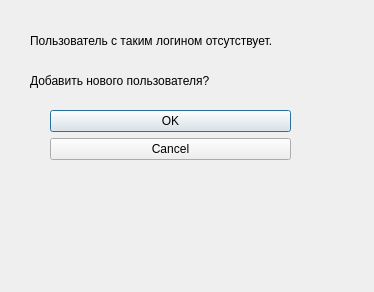
<?xml version="1.0" encoding="UTF-8"?>
<ui version="4.0">
 <class>SuggestToAdd</class>
 <widget class="QDialog" name="SuggestToAdd">
  <property name="geometry">
   <rect>
    <x>0</x>
    <y>0</y>
    <width>374</width>
    <height>292</height>
   </rect>
  </property>
  <property name="windowTitle">
   <string>SuggestToAdd</string>
  </property>
  <widget class="QDialogButtonBox" name="buttonBox">
   <property name="geometry">
    <rect>
     <x>50</x>
     <y>110</y>
     <width>241</width>
     <height>241</height>
    </rect>
   </property>
   <property name="orientation">
    <enum>Qt::Vertical</enum>
   </property>
   <property name="standardButtons">
    <set>QDialogButtonBox::Cancel|QDialogButtonBox::Ok</set>
   </property>
  </widget>
  <widget class="QLabel" name="label">
   <property name="geometry">
    <rect>
     <x>30</x>
     <y>30</y>
     <width>331</width>
     <height>21</height>
    </rect>
   </property>
   <property name="text">
    <string>Пользователь с таким логином отсутствует.</string>
   </property>
  </widget>
  <widget class="QLabel" name="label_2">
   <property name="geometry">
    <rect>
     <x>30</x>
     <y>70</y>
     <width>311</width>
     <height>21</height>
    </rect>
   </property>
   <property name="text">
    <string>Добавить нового пользователя?</string>
   </property>
  </widget>
 </widget>
 <resources/>
 <connections>
  <connection>
   <sender>buttonBox</sender>
   <signal>accepted()</signal>
   <receiver>SuggestToAdd</receiver>
   <slot>accept()</slot>
   <hints>
    <hint type="sourcelabel">
     <x>248</x>
     <y>254</y>
    </hint>
    <hint type="destinationlabel">
     <x>157</x>
     <y>274</y>
    </hint>
   </hints>
  </connection>
  <connection>
   <sender>buttonBox</sender>
   <signal>rejected()</signal>
   <receiver>SuggestToAdd</receiver>
   <slot>reject()</slot>
   <hints>
    <hint type="sourcelabel">
     <x>316</x>
     <y>260</y>
    </hint>
    <hint type="destinationlabel">
     <x>286</x>
     <y>274</y>
    </hint>
   </hints>
  </connection>
 </connections>
</ui>
